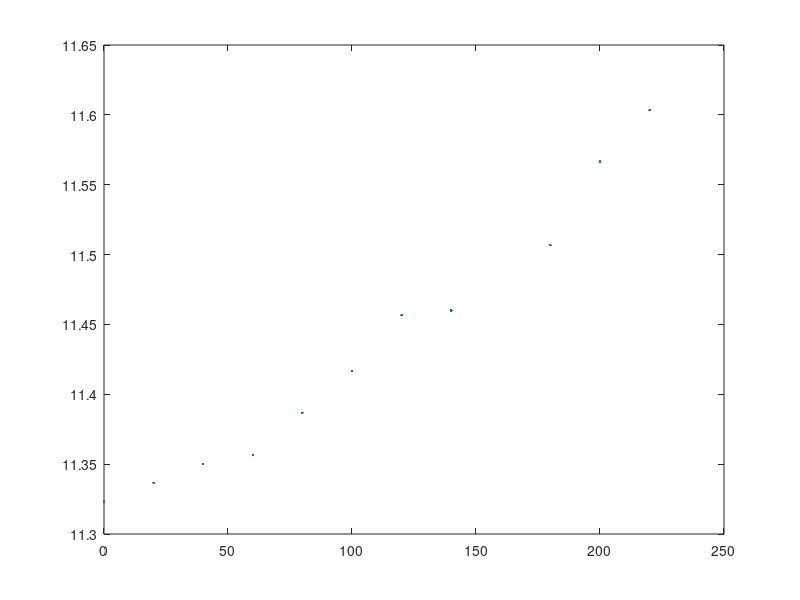

Here is the MATLAB script that generated this plot: (Note: this script raises an error after producing the figure.)
clc;
clear all;
close all;
x=[0.00001;20;40;60;80;100;120;140;180;200;220];
y=[11.32333;11.33667;11.35;11.35667;11.38667;11.41667;11.45667;11.46;11.50667;11.56667;11.60333];
%w =[1;1;1;1;1;1];
w =[1;1;1;1;1;1;1;1;1;3;6];
plot(x,y,'.');
ft = fittype('power2');
[cf,g] = fit(x,y,ft,'Weight',w);
hold on
plot(cf,'fit');
cf 
g
%[f,g] = fit(x,y,'power2')
%plot(f,x,y)
hold on
sd_vct = [0.008819 0.006667 0.005774 0.013333 0.0120019 0.017638 0.016667 0.015275 0.012019 0.008819 0.01219];
e = errorbar(x,y,sd_vct,'.');
e.Marker = '.';
e.MarkerSize = 10;
e.Color = 'black';
e.CapSize = 4;
xlabel('Strain%')
ylabel('Resistance(k ohm)')

